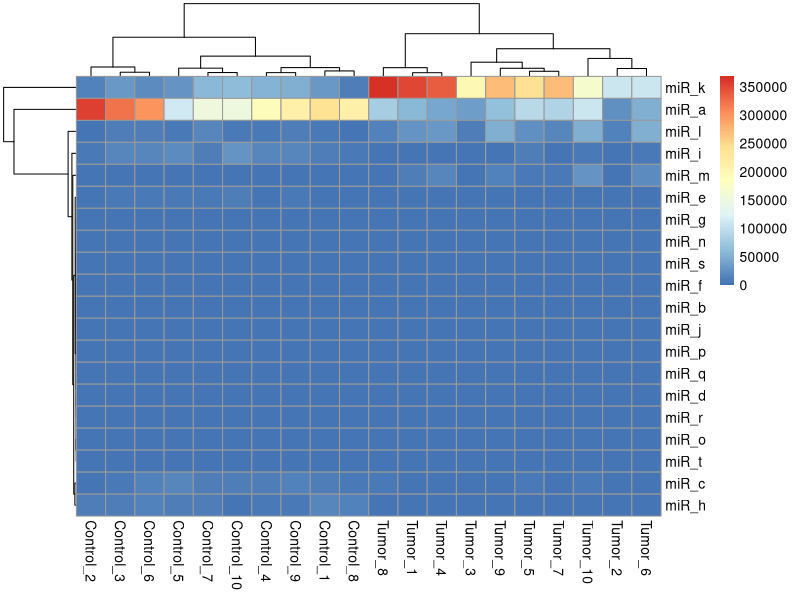
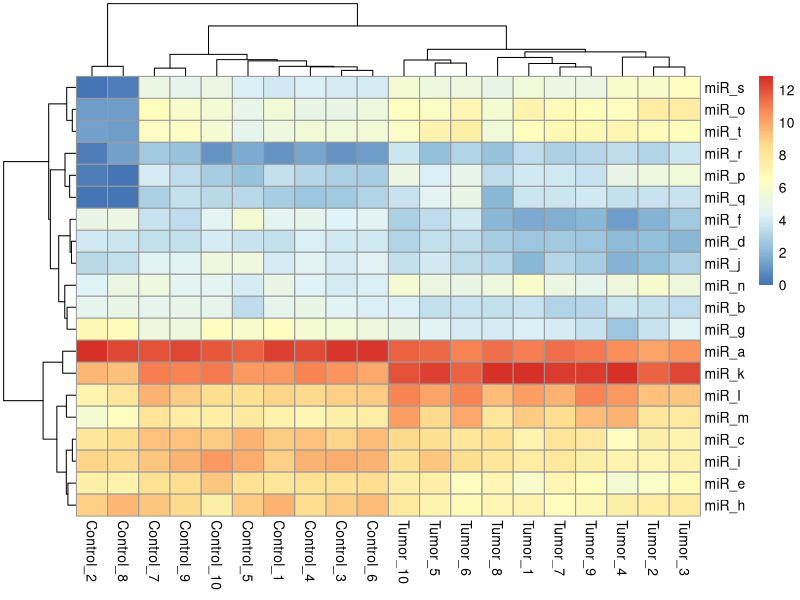
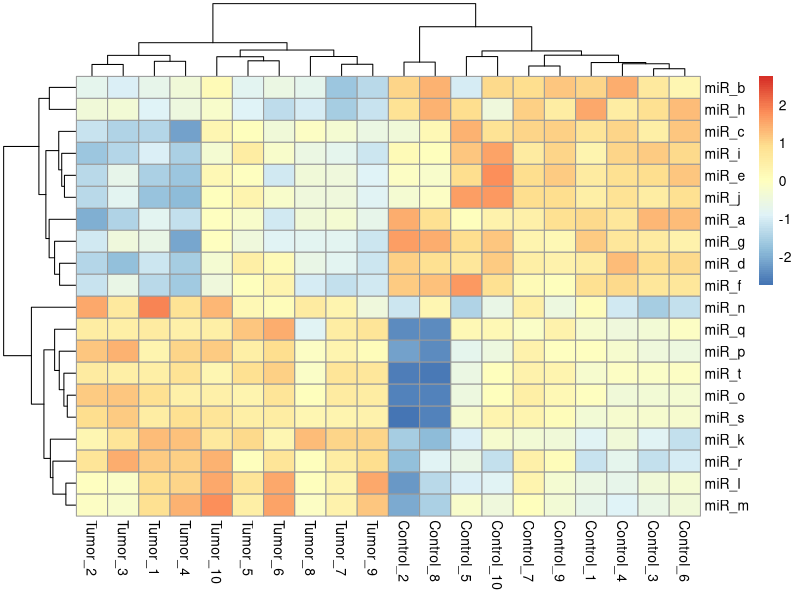

Here is the R script that generated these plots, in order:
## ---- chunk 1
knitr::opts_chunk$set(echo = TRUE)
## ---- chunk 2
dir()
smalldata = read.table("small_data.txt", header=T, row.names=1, stringsAsFactors=F)
str(smalldata)
## ---- chunk 3
install.packages("pheatmap")
## ---- chunk 4
library("pheatmap")
## ---- chunk 5
?pheatmap
## ---- chunk 6
options(scipen = 10)
## ---- chunk 7
smalldata_heatmap = pheatmap(smalldata)
## ---- chunk 8
smalldata_heatmap <- log(smalldata +1)

## ---- chunk 9
pheatmap(smalldata_heatmap)
## ---- chunk 10
pheatmap(smalldata_heatmap,scale = 'row')
## ---- chunk 11
pheatmap(smalldata_heatmap, scale="row", clustering_distance_rows="correlation", clustering_distance_cols="correlation", cellwidth=25, cellheight=10, color=colorRampPalette(c("darkblue", "white", "red2"))(256), border_color=NA, main= "Heatmap of Sample Data", file="Heatmap_Sample_Data.pdf", width=10, height=10)

dir(pattern=".pdf")
## ---- chunk 12
pheatmap(smalldata_heatmap, cluster_cols=F, scale="row", clustering_distance_rows="correlation", cellwidth=20, cellheight=10, color=colorRampPalette(c("darkblue", "white", "red2"))(256), border_color=NA, main= "Heatmap of Sample Data")
## ---- chunk 13
smalldataM = as.matrix(smalldata)
## ---- chunk 14
miR_a <- smalldataM["miR_a",]
miR_c <- smalldataM["miR_c",]
## ---- chunk 15
plot(miR_a,miR_c)
## ---- chunk 16
cor(miR_a,miR_c)
## ---- chunk 17
miR_k <- smalldataM["miR_k",]
plot(miR_a , miR_k)
cor(miR_a , miR_k)
## ---- chunk 18
m_smalldata_heatmap=smalldata_heatmap[c("miR_a", "miR_c", "miR_k"),]
## ---- chunk 19
pheatmap(m_smalldata_heatmap, scale="row")
## ---- chunk 20
Group <- as.factor(substr(colnames(smalldata),1,1))
Ann <- cbind.data.frame(Group)
row.names(Ann) <- colnames(smalldata)
Ann
pheatmap(smalldata_heatmap, scale="row",cellwidth=16, cellheight=8, color=colorRampPalette(c("darkblue","white","red2"))(256), border_color = NA,
        annotation_col = Ann,
        main="Heatmap of Sample Data")
